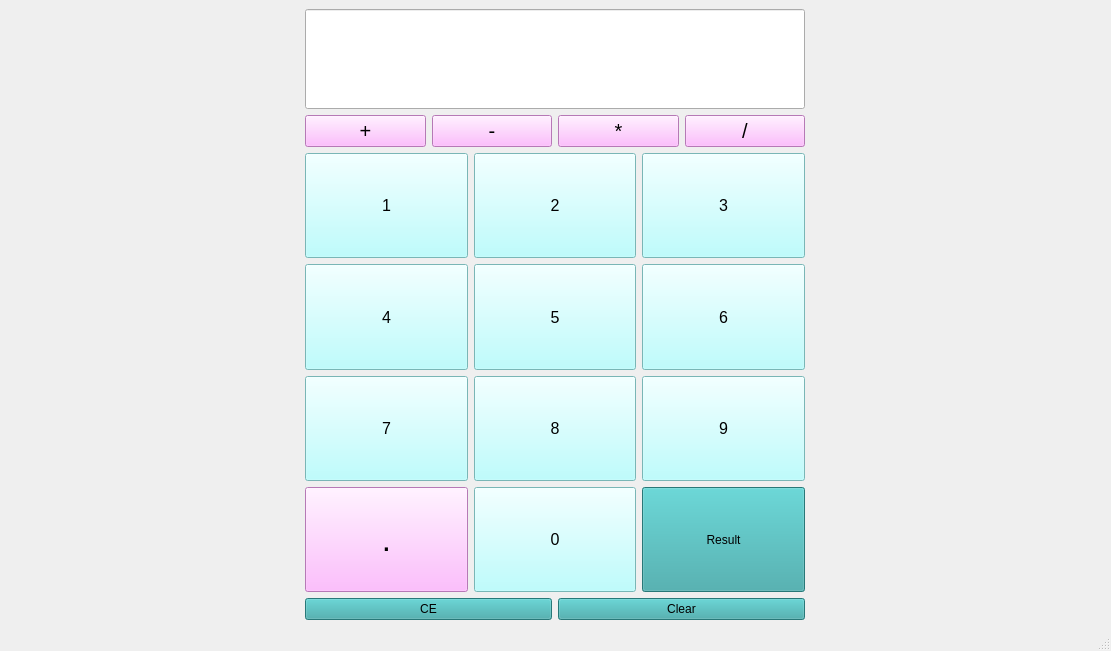
<?xml version="1.0" encoding="UTF-8"?>
<ui version="4.0">
 <class>MainWindow</class>
 <widget class="QMainWindow" name="MainWindow">
  <property name="geometry">
   <rect>
    <x>0</x>
    <y>0</y>
    <width>1111</width>
    <height>651</height>
   </rect>
  </property>
  <property name="windowTitle">
   <string>MainWindow</string>
  </property>
  <widget class="QWidget" name="centralwidget">
   <layout class="QGridLayout" name="gridLayout">
    <item row="0" column="0">
     <layout class="QGridLayout" name="All">
      <item row="2" column="0">
       <layout class="QGridLayout" name="Numbers">
        <item row="3" column="0">
         <widget class="QPushButton" name="pushButton_4">
          <property name="sizePolicy">
           <sizepolicy hsizetype="Minimum" vsizetype="Expanding">
            <horstretch>0</horstretch>
            <verstretch>0</verstretch>
           </sizepolicy>
          </property>
          <property name="font">
           <font>
            <pointsize>12</pointsize>
           </font>
          </property>
          <property name="styleSheet">
           <string notr="true">background-color: rgb(170, 255, 255)</string>
          </property>
          <property name="text">
           <string>4</string>
          </property>
         </widget>
        </item>
        <item row="0" column="2">
         <widget class="QPushButton" name="pushButton_3">
          <property name="sizePolicy">
           <sizepolicy hsizetype="Minimum" vsizetype="Expanding">
            <horstretch>0</horstretch>
            <verstretch>0</verstretch>
           </sizepolicy>
          </property>
          <property name="font">
           <font>
            <pointsize>12</pointsize>
           </font>
          </property>
          <property name="styleSheet">
           <string notr="true">background-color: rgb(170, 255, 255)</string>
          </property>
          <property name="text">
           <string>3</string>
          </property>
         </widget>
        </item>
        <item row="8" column="0">
         <widget class="QPushButton" name="pushButton_16">
          <property name="sizePolicy">
           <sizepolicy hsizetype="Minimum" vsizetype="Expanding">
            <horstretch>0</horstretch>
            <verstretch>0</verstretch>
           </sizepolicy>
          </property>
          <property name="font">
           <font>
            <pointsize>25</pointsize>
           </font>
          </property>
          <property name="styleSheet">
           <string notr="true">background-color:rgb(255, 170, 255)</string>
          </property>
          <property name="text">
           <string>.</string>
          </property>
         </widget>
        </item>
        <item row="3" column="2">
         <widget class="QPushButton" name="pushButton_6">
          <property name="sizePolicy">
           <sizepolicy hsizetype="Minimum" vsizetype="Expanding">
            <horstretch>0</horstretch>
            <verstretch>0</verstretch>
           </sizepolicy>
          </property>
          <property name="font">
           <font>
            <pointsize>12</pointsize>
           </font>
          </property>
          <property name="styleSheet">
           <string notr="true">background-color: rgb(170, 255, 255)</string>
          </property>
          <property name="text">
           <string>6</string>
          </property>
         </widget>
        </item>
        <item row="8" column="1">
         <widget class="QPushButton" name="pushButton_14">
          <property name="sizePolicy">
           <sizepolicy hsizetype="Minimum" vsizetype="Expanding">
            <horstretch>0</horstretch>
            <verstretch>0</verstretch>
           </sizepolicy>
          </property>
          <property name="font">
           <font>
            <pointsize>12</pointsize>
           </font>
          </property>
          <property name="styleSheet">
           <string notr="true">background-color: rgb(170, 255, 255)</string>
          </property>
          <property name="text">
           <string>0</string>
          </property>
         </widget>
        </item>
        <item row="3" column="1">
         <widget class="QPushButton" name="pushButton_5">
          <property name="sizePolicy">
           <sizepolicy hsizetype="Minimum" vsizetype="Expanding">
            <horstretch>0</horstretch>
            <verstretch>0</verstretch>
           </sizepolicy>
          </property>
          <property name="font">
           <font>
            <pointsize>12</pointsize>
           </font>
          </property>
          <property name="styleSheet">
           <string notr="true">background-color: rgb(170, 255, 255)</string>
          </property>
          <property name="text">
           <string>5</string>
          </property>
         </widget>
        </item>
        <item row="0" column="0">
         <widget class="QPushButton" name="pushButton">
          <property name="sizePolicy">
           <sizepolicy hsizetype="Minimum" vsizetype="Expanding">
            <horstretch>0</horstretch>
            <verstretch>0</verstretch>
           </sizepolicy>
          </property>
          <property name="font">
           <font>
            <pointsize>12</pointsize>
           </font>
          </property>
          <property name="styleSheet">
           <string notr="true">background-color: rgb(170, 255, 255)</string>
          </property>
          <property name="text">
           <string>1</string>
          </property>
         </widget>
        </item>
        <item row="6" column="1">
         <widget class="QPushButton" name="pushButton_12">
          <property name="sizePolicy">
           <sizepolicy hsizetype="Minimum" vsizetype="Expanding">
            <horstretch>0</horstretch>
            <verstretch>0</verstretch>
           </sizepolicy>
          </property>
          <property name="font">
           <font>
            <pointsize>12</pointsize>
           </font>
          </property>
          <property name="styleSheet">
           <string notr="true">background-color: rgb(170, 255, 255)</string>
          </property>
          <property name="text">
           <string>8</string>
          </property>
         </widget>
        </item>
        <item row="6" column="2">
         <widget class="QPushButton" name="pushButton_13">
          <property name="sizePolicy">
           <sizepolicy hsizetype="Minimum" vsizetype="Expanding">
            <horstretch>0</horstretch>
            <verstretch>0</verstretch>
           </sizepolicy>
          </property>
          <property name="font">
           <font>
            <pointsize>12</pointsize>
           </font>
          </property>
          <property name="styleSheet">
           <string notr="true">background-color: rgb(170, 255, 255)</string>
          </property>
          <property name="text">
           <string>9</string>
          </property>
         </widget>
        </item>
        <item row="6" column="0">
         <widget class="QPushButton" name="pushButton_11">
          <property name="sizePolicy">
           <sizepolicy hsizetype="Minimum" vsizetype="Expanding">
            <horstretch>0</horstretch>
            <verstretch>0</verstretch>
           </sizepolicy>
          </property>
          <property name="font">
           <font>
            <pointsize>12</pointsize>
           </font>
          </property>
          <property name="styleSheet">
           <string notr="true">background-color: rgb(170, 255, 255)</string>
          </property>
          <property name="text">
           <string>7</string>
          </property>
         </widget>
        </item>
        <item row="0" column="1">
         <widget class="QPushButton" name="pushButton_2">
          <property name="sizePolicy">
           <sizepolicy hsizetype="Minimum" vsizetype="Expanding">
            <horstretch>0</horstretch>
            <verstretch>0</verstretch>
           </sizepolicy>
          </property>
          <property name="font">
           <font>
            <pointsize>12</pointsize>
           </font>
          </property>
          <property name="styleSheet">
           <string notr="true">background-color: rgb(170, 255, 255)</string>
          </property>
          <property name="text">
           <string>2</string>
          </property>
         </widget>
        </item>
        <item row="8" column="2">
         <widget class="QPushButton" name="pushButton_15">
          <property name="sizePolicy">
           <sizepolicy hsizetype="Minimum" vsizetype="Expanding">
            <horstretch>0</horstretch>
            <verstretch>0</verstretch>
           </sizepolicy>
          </property>
          <property name="styleSheet">
           <string notr="true">background-color:rgb(56, 168, 168)</string>
          </property>
          <property name="text">
           <string>Result</string>
          </property>
         </widget>
        </item>
       </layout>
      </item>
      <item row="0" column="0">
       <widget class="QLineEdit" name="lineEdit">
        <property name="enabled">
         <bool>true</bool>
        </property>
        <property name="sizePolicy">
         <sizepolicy hsizetype="Expanding" vsizetype="Expanding">
          <horstretch>40</horstretch>
          <verstretch>0</verstretch>
         </sizepolicy>
        </property>
        <property name="minimumSize">
         <size>
          <width>0</width>
          <height>0</height>
         </size>
        </property>
        <property name="maximumSize">
         <size>
          <width>500</width>
          <height>100</height>
         </size>
        </property>
        <property name="sizeIncrement">
         <size>
          <width>0</width>
          <height>0</height>
         </size>
        </property>
        <property name="font">
         <font>
          <pointsize>15</pointsize>
         </font>
        </property>
       </widget>
      </item>
      <item row="1" column="0">
       <layout class="QGridLayout" name="Operations">
        <item row="0" column="3">
         <widget class="QPushButton" name="pushButton_10">
          <property name="font">
           <font>
            <pointsize>15</pointsize>
           </font>
          </property>
          <property name="styleSheet">
           <string notr="true">background-color:rgb(255, 170, 255)</string>
          </property>
          <property name="text">
           <string>/</string>
          </property>
         </widget>
        </item>
        <item row="0" column="2">
         <widget class="QPushButton" name="pushButton_9">
          <property name="font">
           <font>
            <pointsize>15</pointsize>
           </font>
          </property>
          <property name="styleSheet">
           <string notr="true">background-color:rgb(255, 170, 255)</string>
          </property>
          <property name="text">
           <string>*</string>
          </property>
         </widget>
        </item>
        <item row="0" column="0">
         <widget class="QPushButton" name="pushButton_7">
          <property name="font">
           <font>
            <pointsize>15</pointsize>
           </font>
          </property>
          <property name="styleSheet">
           <string notr="true">background-color:rgb(255, 170, 255)</string>
          </property>
          <property name="text">
           <string>+</string>
          </property>
         </widget>
        </item>
        <item row="0" column="1">
         <widget class="QPushButton" name="pushButton_8">
          <property name="font">
           <font>
            <pointsize>15</pointsize>
           </font>
          </property>
          <property name="styleSheet">
           <string notr="true">background-color:rgb(255, 170, 255)</string>
          </property>
          <property name="text">
           <string>-</string>
          </property>
         </widget>
        </item>
       </layout>
      </item>
      <item row="3" column="0">
       <layout class="QGridLayout" name="gridLayout_2">
        <item row="0" column="1">
         <widget class="QPushButton" name="pushButton_18">
          <property name="styleSheet">
           <string notr="true">background-color:rgb(56, 168, 168)</string>
          </property>
          <property name="text">
           <string>Clear</string>
          </property>
         </widget>
        </item>
        <item row="0" column="0">
         <widget class="QPushButton" name="pushButton_17">
          <property name="sizePolicy">
           <sizepolicy hsizetype="Minimum" vsizetype="Fixed">
            <horstretch>0</horstretch>
            <verstretch>0</verstretch>
           </sizepolicy>
          </property>
          <property name="styleSheet">
           <string notr="true">background-color:rgb(56, 168, 168)</string>
          </property>
          <property name="text">
           <string>CE</string>
          </property>
         </widget>
        </item>
       </layout>
      </item>
     </layout>
    </item>
   </layout>
  </widget>
  <widget class="QMenuBar" name="menubar">
   <property name="geometry">
    <rect>
     <x>0</x>
     <y>0</y>
     <width>1111</width>
     <height>25</height>
    </rect>
   </property>
  </widget>
  <widget class="QStatusBar" name="statusbar"/>
 </widget>
 <resources/>
 <connections>
  <connection>
   <sender>pushButton_10</sender>
   <signal>clicked()</signal>
   <receiver>MainWindow</receiver>
   <slot>slotDel()</slot>
   <hints>
    <hint type="sourcelabel">
     <x>745</x>
     <y>173</y>
    </hint>
    <hint type="destinationlabel">
     <x>867</x>
     <y>154</y>
    </hint>
   </hints>
  </connection>
  <connection>
   <sender>pushButton_9</sender>
   <signal>clicked()</signal>
   <receiver>MainWindow</receiver>
   <slot>slotMult()</slot>
   <hints>
    <hint type="sourcelabel">
     <x>628</x>
     <y>170</y>
    </hint>
    <hint type="destinationlabel">
     <x>901</x>
     <y>241</y>
    </hint>
   </hints>
  </connection>
  <connection>
   <sender>pushButton_8</sender>
   <signal>clicked()</signal>
   <receiver>MainWindow</receiver>
   <slot>slot_()</slot>
   <hints>
    <hint type="sourcelabel">
     <x>477</x>
     <y>173</y>
    </hint>
    <hint type="destinationlabel">
     <x>184</x>
     <y>152</y>
    </hint>
   </hints>
  </connection>
  <connection>
   <sender>pushButton_7</sender>
   <signal>clicked()</signal>
   <receiver>MainWindow</receiver>
   <slot>slotAddition()</slot>
   <hints>
    <hint type="sourcelabel">
     <x>394</x>
     <y>177</y>
    </hint>
    <hint type="destinationlabel">
     <x>185</x>
     <y>210</y>
    </hint>
   </hints>
  </connection>
  <connection>
   <sender>pushButton</sender>
   <signal>clicked()</signal>
   <receiver>MainWindow</receiver>
   <slot>slot1()</slot>
   <hints>
    <hint type="sourcelabel">
     <x>466</x>
     <y>285</y>
    </hint>
    <hint type="destinationlabel">
     <x>958</x>
     <y>334</y>
    </hint>
   </hints>
  </connection>
  <connection>
   <sender>pushButton_2</sender>
   <signal>clicked()</signal>
   <receiver>MainWindow</receiver>
   <slot>slot2()</slot>
   <hints>
    <hint type="sourcelabel">
     <x>552</x>
     <y>276</y>
    </hint>
    <hint type="destinationlabel">
     <x>867</x>
     <y>289</y>
    </hint>
   </hints>
  </connection>
  <connection>
   <sender>pushButton_3</sender>
   <signal>clicked()</signal>
   <receiver>MainWindow</receiver>
   <slot>slot3()</slot>
   <hints>
    <hint type="sourcelabel">
     <x>803</x>
     <y>285</y>
    </hint>
    <hint type="destinationlabel">
     <x>275</x>
     <y>312</y>
    </hint>
   </hints>
  </connection>
  <connection>
   <sender>pushButton_4</sender>
   <signal>clicked()</signal>
   <receiver>MainWindow</receiver>
   <slot>slot4()</slot>
   <hints>
    <hint type="sourcelabel">
     <x>466</x>
     <y>382</y>
    </hint>
    <hint type="destinationlabel">
     <x>271</x>
     <y>395</y>
    </hint>
   </hints>
  </connection>
  <connection>
   <sender>pushButton_5</sender>
   <signal>clicked()</signal>
   <receiver>MainWindow</receiver>
   <slot>slot5()</slot>
   <hints>
    <hint type="sourcelabel">
     <x>635</x>
     <y>382</y>
    </hint>
    <hint type="destinationlabel">
     <x>887</x>
     <y>405</y>
    </hint>
   </hints>
  </connection>
  <connection>
   <sender>pushButton_6</sender>
   <signal>clicked()</signal>
   <receiver>MainWindow</receiver>
   <slot>slot6()</slot>
   <hints>
    <hint type="sourcelabel">
     <x>803</x>
     <y>382</y>
    </hint>
    <hint type="destinationlabel">
     <x>896</x>
     <y>460</y>
    </hint>
   </hints>
  </connection>
  <connection>
   <sender>pushButton_11</sender>
   <signal>clicked()</signal>
   <receiver>MainWindow</receiver>
   <slot>slot7()</slot>
   <hints>
    <hint type="sourcelabel">
     <x>466</x>
     <y>478</y>
    </hint>
    <hint type="destinationlabel">
     <x>190</x>
     <y>506</y>
    </hint>
   </hints>
  </connection>
  <connection>
   <sender>pushButton_12</sender>
   <signal>clicked()</signal>
   <receiver>MainWindow</receiver>
   <slot>slot8()</slot>
   <hints>
    <hint type="sourcelabel">
     <x>635</x>
     <y>478</y>
    </hint>
    <hint type="destinationlabel">
     <x>992</x>
     <y>606</y>
    </hint>
   </hints>
  </connection>
  <connection>
   <sender>pushButton_13</sender>
   <signal>clicked()</signal>
   <receiver>MainWindow</receiver>
   <slot>slot9()</slot>
   <hints>
    <hint type="sourcelabel">
     <x>803</x>
     <y>478</y>
    </hint>
    <hint type="destinationlabel">
     <x>870</x>
     <y>650</y>
    </hint>
   </hints>
  </connection>
  <connection>
   <sender>pushButton_14</sender>
   <signal>clicked()</signal>
   <receiver>MainWindow</receiver>
   <slot>slot0()</slot>
   <hints>
    <hint type="sourcelabel">
     <x>635</x>
     <y>574</y>
    </hint>
    <hint type="destinationlabel">
     <x>224</x>
     <y>650</y>
    </hint>
   </hints>
  </connection>
  <connection>
   <sender>pushButton_16</sender>
   <signal>clicked()</signal>
   <receiver>MainWindow</receiver>
   <slot>slotDot()</slot>
   <hints>
    <hint type="sourcelabel">
     <x>466</x>
     <y>574</y>
    </hint>
    <hint type="destinationlabel">
     <x>719</x>
     <y>650</y>
    </hint>
   </hints>
  </connection>
  <connection>
   <sender>pushButton_17</sender>
   <signal>clicked()</signal>
   <receiver>MainWindow</receiver>
   <slot>ClearF()</slot>
   <hints>
    <hint type="sourcelabel">
     <x>803</x>
     <y>574</y>
    </hint>
    <hint type="destinationlabel">
     <x>900</x>
     <y>650</y>
    </hint>
   </hints>
  </connection>
  <connection>
   <sender>pushButton_15</sender>
   <signal>clicked()</signal>
   <receiver>MainWindow</receiver>
   <slot>MakeResult()</slot>
   <hints>
    <hint type="sourcelabel">
     <x>380</x>
     <y>598</y>
    </hint>
    <hint type="destinationlabel">
     <x>172</x>
     <y>571</y>
    </hint>
   </hints>
  </connection>
  <connection>
   <sender>pushButton_18</sender>
   <signal>clicked()</signal>
   <receiver>MainWindow</receiver>
   <slot>MakeClearAll()</slot>
   <hints>
    <hint type="sourcelabel">
     <x>613</x>
     <y>601</y>
    </hint>
    <hint type="destinationlabel">
     <x>955</x>
     <y>528</y>
    </hint>
   </hints>
  </connection>
 </connections>
 <slots>
  <slot>slot1()</slot>
  <slot>slot2()</slot>
  <slot>slot3()</slot>
  <slot>slot4()</slot>
  <slot>slot5()</slot>
  <slot>slot6()</slot>
  <slot>slot7()</slot>
  <slot>slot8()</slot>
  <slot>slot9()</slot>
  <slot>slot0()</slot>
  <slot>slot_()</slot>
  <slot>slotDot()</slot>
  <slot>slotDel()</slot>
  <slot>slotMult()</slot>
  <slot>slotAddition()</slot>
  <slot>MakeResult()</slot>
  <slot>ClearF()</slot>
  <slot>MakeClearAll()</slot>
 </slots>
</ui>
